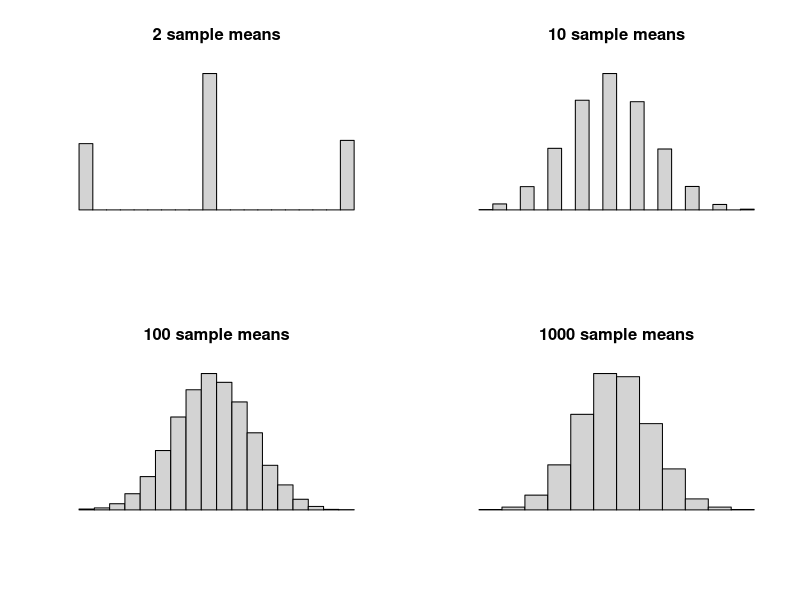

Here is the R script that generated this plot:
## ---- chunk 1
knitr::opts_chunk$set(echo = TRUE)
output_options = c("self_contained = TRUE")
## ---- chunk 2
Nvals <- c(2,10,100,1000)
## ---- chunk 3
sample_fun <- function(x){
    mean(rbinom(x,1,p=0.5))
}
par(mfrow=c(2,2))
for(i in 1:length(Nvals)){
    N <- Nvals[i]
    hist(replicate(10000,sample_fun(N)), main=paste(N, 'sample means'), axes=FALSE, ylab="",xlab="")
}
